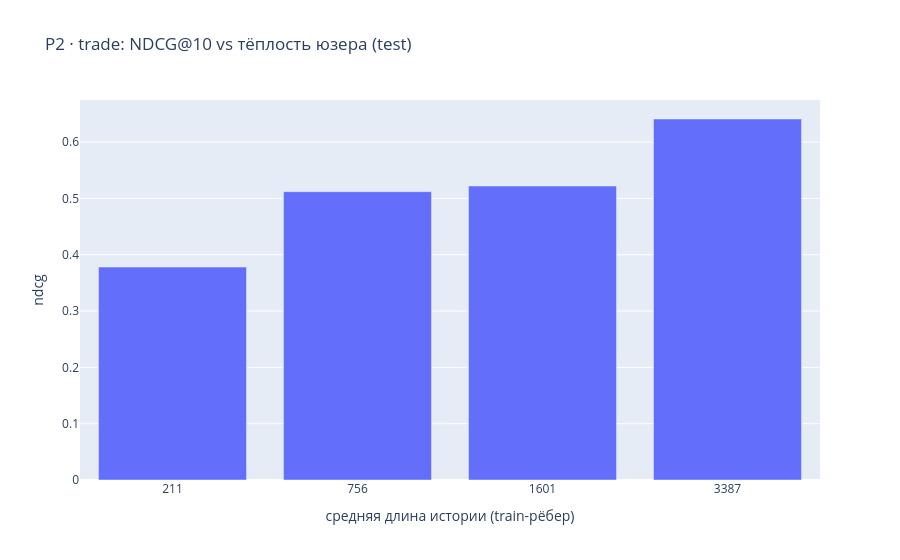

The notebook cell this image was saved under:
### Code cell
import numpy as np, polars as pl, plotly.express as px
from sklearn.metrics import ndcg_score

def per_row_ndcg(out, k=10):
    rows = []
    for blk in out:
        yt, yp, us, ts = blk["y_true"], blk["y_pred"], blk["users"], blk["ts"]
        for i in range(len(us)):
            if yt[i].sum() > 0:
                rows.append((ts, int(us[i]), float(ndcg_score(yt[i:i+1], yp[i:i+1], k=k))))
    return pl.DataFrame(rows, schema=["ts", "user", "ndcg"], orient="row")

def model_vs_persistent(stream, k=10):
    """Срез 3: model vs persistent-forecast по меткам (последнее виденное распределение юзера)."""
    last, rows = {}, []
    for blk in stream:
        yt, yp, us, ts = blk["y_true"], blk["y_pred"], blk["users"], blk["ts"]
        for i in range(len(us)):
            u = int(us[i])
            if yt[i].sum() > 0 and u in last and last[u].sum() > 0:
                rows.append((ts, u,
                             float(ndcg_score(yt[i:i+1], yp[i:i+1], k=k)),
                             float(ndcg_score(yt[i:i+1], last[u][None, :], k=k))))
            last[u] = yt[i]
    return pl.DataFrame(rows, schema=["ts", "user", "model", "persistent"], orient="row")

test_ndcg = per_row_ndcg(test_out)
print(f"средний NDCG@10 (test): {test_ndcg['ndcg'].mean():.3f}  (P0 d=256/20эп давал test 0.646)")

# Срез 1 — тёплость юзера (число train-рёбер, где он источник)
train_src = data.src[dataset.train_mask].cpu().numpy()
hist = pl.DataFrame({"user": train_src}).group_by("user").agg(pl.len().alias("hist_len"))
d = (test_ndcg.join(hist, on="user", how="left").with_columns(pl.col("hist_len").fill_null(0))
              .with_columns(pl.col("hist_len").qcut(4, allow_duplicates=True).alias("warmth")))
warm = (d.group_by("warmth").agg(pl.col("ndcg").mean().round(3).alias("ndcg"),
                                 pl.col("hist_len").mean().round(0).alias("avg_hist"),
                                 pl.len().alias("n"))
         .sort("avg_hist"))   # сортируем по реальной тёплости, не по строке интервала
print("\nСрез 1 — NDCG@10 по тёплости юзера (от холодных к тёплым):"); print(warm)
px.bar(warm.with_columns(pl.col("avg_hist").cast(pl.Int64).cast(pl.Utf8)).to_pandas(),
       x="avg_hist", y="ndcg", title="P2 · trade: NDCG@10 vs тёплость юзера (test)",
       labels={"avg_hist": "средняя длина истории (train-рёбер)"}).show()

# Срез 3 — TGNv2 vs persistent-forecast (val прогревает историю)
vp = model_vs_persistent(val_out + test_out)
worse = float((vp["model"] < vp["persistent"]).mean())
print(f"\nСрез 3 — точек с историей: {vp.height}")
print(f"  TGNv2 < persistent в {worse*100:.0f}% случаев | "
      f"model={vp['model'].mean():.3f} vs persistent={vp['persistent'].mean():.3f}")
print("  → ровно тезис статьи: per-user persistent-сигнал есть, обучаемый TGNv2 его не берёт.")

### Figure 1 — Plotly figure (JSON) as saved in the notebook; plotly's stock layout.template omitted (floating-point values rounded to 4 significant figures)
{"data": [{"hovertemplate": "средняя длина истории (train-рёбер)=%{x}<br>ndcg=%{y}<extra></extra>", "legendgroup": "", "marker": {"color": "#636efa", "pattern": {"shape": ""}}, "name": "", "orientation": "v", "showlegend": false, "textposition": "auto", "type": "bar", "x": ["211", "756", "1601", "3387"], "xaxis": "x", "y": [0.378, 0.512, 0.522, 0.641], "yaxis": "y"}], "layout": {"barmode": "relative", "legend": {"tracegroupgap": 0}, "title": {"text": "P2 · trade: NDCG@10 vs тёплость юзера (test)"}, "xaxis": {"anchor": "y", "domain": [0, 1], "title": {"text": "средняя длина истории (train-рёбер)"}}, "yaxis": {"anchor": "x", "domain": [0, 1], "title": {"text": "ndcg"}}}}
